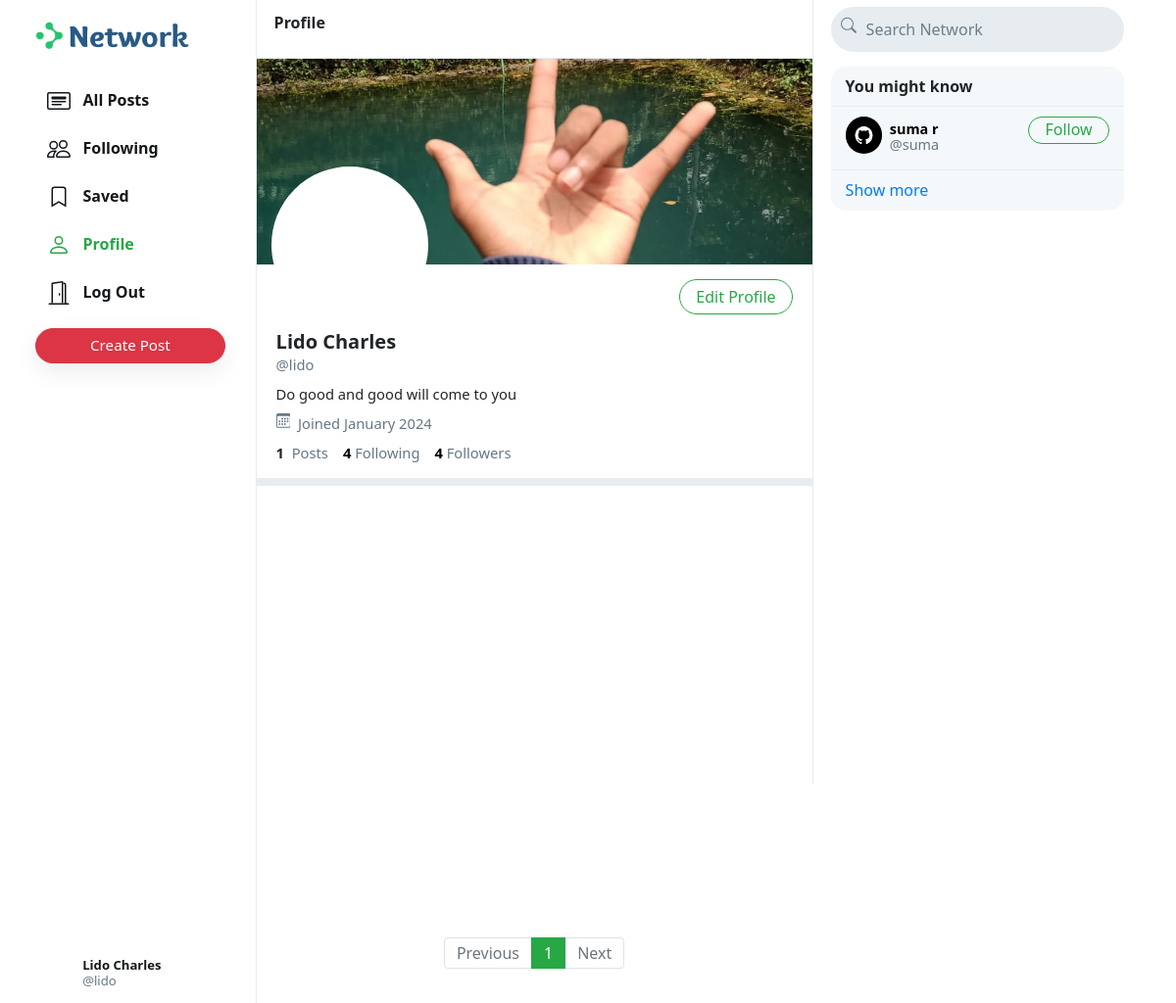
The page /lido  (signed in) on the database its author committed.
### network/models.py (models this page shows, shortened)
class User(AbstractUser):
    profile_pic = models.ImageField(upload_to='profile_pic/')
    bio = models.TextField(max_length=160, blank=True, null=True)
    cover = models.ImageField(upload_to='covers/', blank=True)

### network/views.py (the view)
# urls.py: path("<str:username>", views.profile, name='profile'),
def profile(request, username):
    user = User.objects.get(username=username)
    all_posts = Post.objects.filter(creater=user).order_by('-date_created')
    paginator = Paginator(all_posts, 10)
    page_number = request.GET.get('page')
    if page_number == None:
        page_number = 1
    posts = paginator.get_page(page_number)
    followings = []
    suggestions = []
    follower = False
    if request.user.is_authenticated:
        followings = Follower.objects.filter(followers=request.user).values_list('user', flat=True)
        suggestions = User.objects.exclude(pk__in=followings).exclude(username=request.user.username).order_by("?")[:6]
        if request.user in Follower.objects.get(user=user).followers.all():
            follower = True
    follower_count = Follower.objects.get(user=user).followers.all().count()
    following_count = Follower.objects.filter(followers=user).count()
    return render(request, 'network/profile.html', {
        "username": user,
        "posts": posts,
        "posts_count": all_posts.count(),
        "suggestions": suggestions,
        "page": "profile",
        "is_follower": follower,
        "follower_count": follower_count,
        "following_count": following_count
    })

### network/templates/network/profile.html (shortened to what this page needs)
{% extends 'network/index.html' %}
{% load static %}
{% block profile %}
    <div class="profile-view" data-user="{{username.username}}">
        <div class="cover-image" style="background-image: url(/media/{{username.cover}})"></div>
        <div class="profile-image" style="background-image: url(/media/{{username.profile_pic}})"></div>
        <div class="profile-details">
            <div>
                {% if user.username == username.username %}
                <button class="btn btn-outline-success float-right" id="edit-profile-btn">
                  <a href="{% url 'edit_profile' %}" style="text-decoration: none; color: inherit;">Edit Profile</a>
                </button>
                {% elif is_follower %}
                    <button class="btn btn-success float-right" onclick="unfollow_user(this,'{{username.username}}','edit_page')" id="following-btn">Following</button>
                {% else %}
                    <button class="btn btn-outline-success float-right" onclick="follow_user(this,'{{username.username}}','edit_page')" id="follow-btn">Follow</button>
                {% endif %}
            </div>
            <div class="details-data">
                <h5>{{username.first_name}} {{username.last_name}}</h5>
                <div class="grey">@{{username.username}}</div>
                <div class="bio">
                    {% if username.bio is not None %}
                        {{username.bio}}
                    {% endif %}
                </div>
                <div class="grey" style="padding: 8px 0px;">
                    &nbsp;Joined {{username.date_joined | date:"F Y"}}
                </div>
                <div>
                    <strong>
                        {{posts_count}}
                    </strong>
                    &nbsp;<span class="grey">Posts</span>
                    <a href="#">
                        <strong id="following__count">{{following_count | default:0}}</strong>&nbsp;<span class="grey">Following</span>
                    </a>
                    <a href="#">
                        <strong id="follower__count">{{follower_count | default:0}}</strong>&nbsp;<span class="grey">Followers</span>
                    </a>
                </div>
            </div>
        </div>
    </div>
    <div class="space"></div>
{% endblock %}

### network/templates/network/index.html (shortened to what this page needs)
{% extends "network/layout.html" %}
{% load static %}
{% block body %}
    <div class="main-div">
        <div class="left-div">
            <nav class="head heading">
                {% if page == 'all_posts' %}
                    All Posts
                {% elif page == 'following' %}
                    Following
                {% elif page == 'saved' %}
                    Saved
                {% elif page == 'profile' %}
                    Profile
                {% else %}
                    Explore
                {% endif %}
            </nav>
            <div class="left-div-content">
                <div class="posts-view">
                    {% block profile %}
                    {% endblock %}
                    <div class="main-div-content">
                        <nav aria-label="Page navigation example" class="pagination-bar">
                            <ul class="pagination justify-content-center">
                                {% if posts.has_previous %}
                                    <li class="page-item">
                                        <a class="page-link" href="?page={{ posts.previous_page_number | default:1}}" tabindex="-1" aria-disabled="true">Previous</a>
                                    </li>
                                {% else %}
                                    <li class="page-item disabled">
                                        <a class="page-link" href="" tabindex="-1" aria-disabled="true">Previous</a>
                                    </li>
                                {% endif %}
                                {% for each in posts.paginator.page_range %}
                                    {% if each == posts.number %}
                                        <li class="page-item active"><a class="page-link" href="?page={{each}}">{{each}}</a></li>
                                    {% else %}
                                        <li class="page-item"><a class="page-link" href="?page={{each}}">{{each}}</a></li>
                                    {% endif %}
                                {% endfor %}
                                {% if posts.has_next %}
                                    <li class="page-item">
                                        <a class="page-link" href="?page={{ posts.next_page_number }}">Next</a>
                                    </li>
                                {% else %}
                                    <li class="page-item disabled">
                                        <a class="page-link" href="">Next</a>
                                    </li>
                                {% endif %}
                            </ul>
                          </nav>
                    </div>
                </div>
            </div>
        </div>
    </div>
{% endblock %}

### network/templates/network/layout.html (shortened to what this page needs)
{% load static %}
<!DOCTYPE html>
<html lang="en">
    <head>
        <link rel="stylesheet" href="https://stackpath.bootstrapcdn.com/bootstrap/4.4.1/css/bootstrap.min.css">
        <link href="{% static 'network/styles.css' %}" rel="stylesheet">
    </head>
    <body>
        <div class="body" data-page="{{page}}">
            <div class="sidenav">
                <a href="{% url 'index' %}" class="navbar-brand">
                    <img src="{% static 'network/Images/logo-transparent.png' %}" height="31px">
                </a>
                <div style="height: 100%;">
                    <div>
                        <div>
                            <ul>
                                <li class="nav-item" id="all_posts">
                                <a href="{% url 'index' %}" class="nav-link">
                                    <div>
                                        &nbsp;&nbsp;All Posts
                                    </div>
                                </a>
                                </li>
                                {% if user.is_authenticated %}
                                    <li class="nav-item" id="following">
                                        <a href="{% url 'following' %}" class="nav-link">
                                            <div>
                                                &nbsp;&nbsp;Following
                                            </div>
                                        </a>
                                    </li>
                                    <li class="nav-item" id="saved">
                                        <a href="{% url 'saved' %}" class="nav-link">
                                            <div>
                                                <svg width="1.5em" height="1.5em" viewBox="0 0 16 16" class="bi bi-bookmark" fill="currentColor" xmlns="http://www.w3.org/2000/svg">
                                                    <path fill-rule="evenodd" d="M8 12l5 3V3a2 2 0 0 0-2-2H5a2 2 0 0 0-2 2v12l5-3zm-4 1.234l4-2.4 4 2.4V3a1 1 0 0 0-1-1H5a1 1 0 0 0-1 1v10.234z"/>
                                                  </svg>
                                                &nbsp;&nbsp;Saved
                                            </div>
                                        </a>
                                    </li>
                                    <li class="nav-item" id="profile">
                                        <a href="{% url 'profile' user.username %}" class="nav-link">
                                            <div>
                                                &nbsp;&nbsp;Profile
                                            </div>
                                        </a>
                                    </li>
                                    <li class="nav-item" id="logout">
                                        <a href="{% url 'logout' %}" class="nav-link">
                                            <div>
                                                &nbsp;&nbsp;Log Out
                                            </div>
                                        </a>
                                    </li>
                                {% endif %}
                            </ul>
                        </div>
                        {% if user.is_authenticated %}
                            <button id="popup-btn" class="btn btn-danger new-post-btn" onclick="createpost()">Create Post</button>
                        {% endif %}
                    </div>
                    <div style="position: absolute; bottom: 10px;">
                        {% if user.is_authenticated %}
                            <li class="nav-item sidenav-user">
                                <a href="{% url 'profile' user.username %}" class="nav-link">
                                    <div class="user_account">
                                        <div class="small-profilepic" style="float: left; background-image: url(/media/{{user.profile_pic}})"></div>
                                        <div style="height: 2.7vw; margin: auto;">
                                            <div style="margin-top: 4px;"><strong>{{user.first_name}} {{user.last_name}}</strong></div>
                                            <div class="grey" style="margin-top: 4px;">@{{ user.username }}</div>
                                        </div>
                                    </div>
                                </a>
                            </li>
                        {% endif %}
                    </div>
                </div>
            </div>
            {% block body %}
            {% endblock %}
            <div class="right-div">
                <nav class="head">
                    <form action="#">
                        <div class="search-div">
                            <div>
                            </div>
                            <input type="text" name="query" id="search-box" placeholder="Search Network">
                        </div>
                    </form>
                </nav>
                <div class='right-div-content'>
                    <div class="space" style="background-color: white;"></div>
                    {% if user.is_authenticated %}
                        <div class="suggestion-box">
                            <div class="suggestion-header">
                                You might know
                            </div>
                            {% for suggestion in suggestions %}
                                <div class="suggestion-user">
                                    <div>
                                        <a href="{% url 'profile' suggestion.username %}">
                                            <div class="small-profilepic" style="background-image: url(/media/{{suggestion.profile_pic}})"></div>
                                        </a>
                                    </div>
                                    <div class="user-details">
                                        <a href="{% url 'profile' suggestion.username %}">
                                            <div id="user-name">
                                                <strong>
                                                    {{suggestion.first_name}} {{suggestion.last_name}}
                                                </strong>
                                            </div>
                                            <div class="grey">@{{suggestion.username}}</div>
                                        </a>
                                    </div>
                                    <div>
                                        <button class="btn btn-outline-success" type="button" onclick="follow_user(this,'{{suggestion.username}}','suggestion')">Follow</button>
                                    </div>
                                </div>
                            {% empty %}
                                    <div style="text-align: center; border-bottom: .5px solid #e6ecf0; padding: 10px 15px;">
                                        <span class="grey" style="font-size: .9em;">No suggestions available.</span>
                                    </div>
                            {% endfor %}
                            <div class="suggestion-footer">
                                <a href="#">Show more</a>
                            </div>
                        </div>
                    {% endif %}
                </div>
            </div>
        </div>
    </body>
</html>

### rows shown on the page
User: first_name "Lido", last_name "Charles", username "lido", cover (picture), bio "Do good and good will come to you", date_joined "January 2024"
User: profile_pic (picture), first_name "suma", last_name "r", username "suma"

### other values the page prints
{{ posts_count }} "1"
{{ following_count | default:0 }} "4"
{{ follower_count | default:0 }} "4"
{{ each }} "1"
